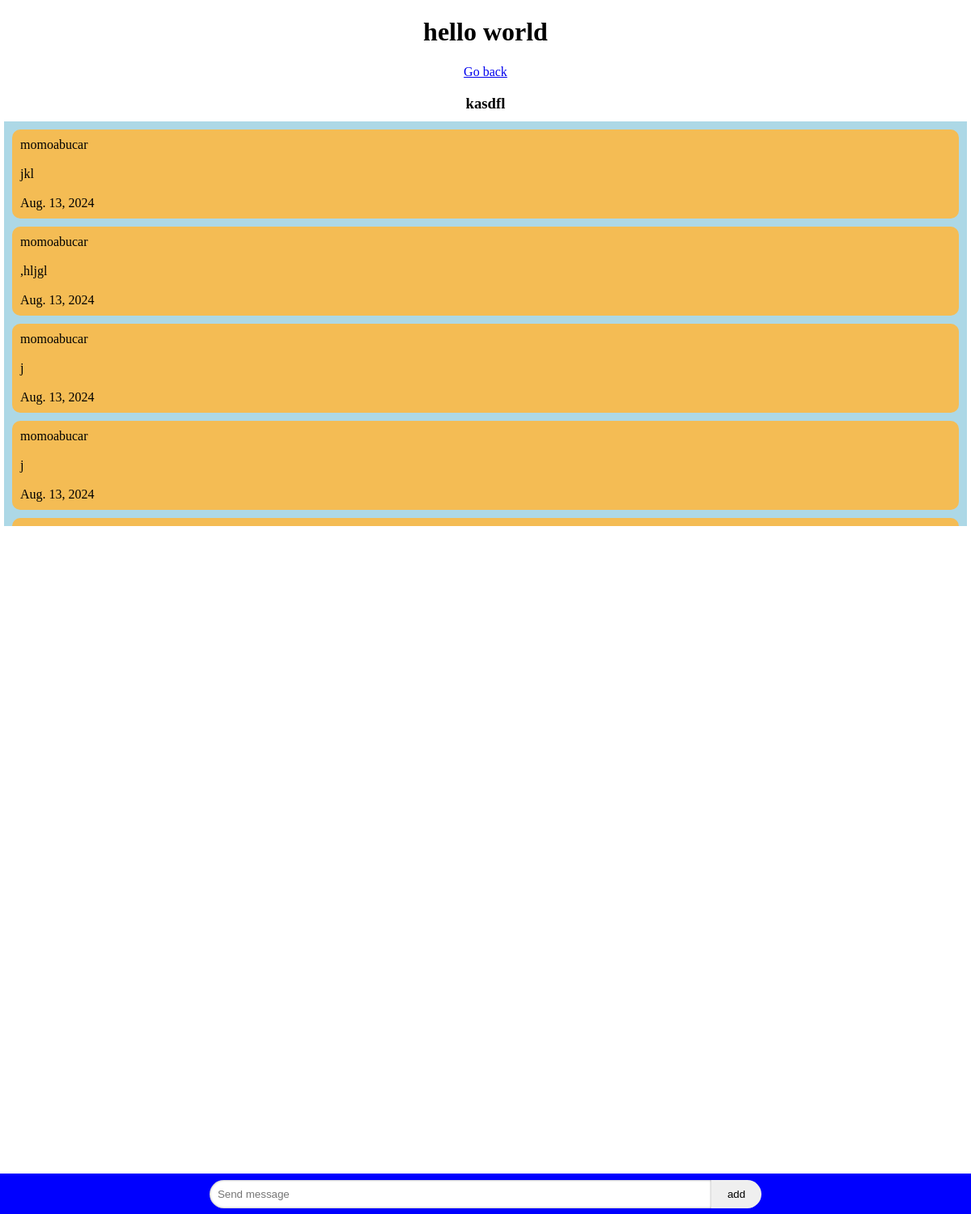
Page /home16 (signed in) on the earlier database version.
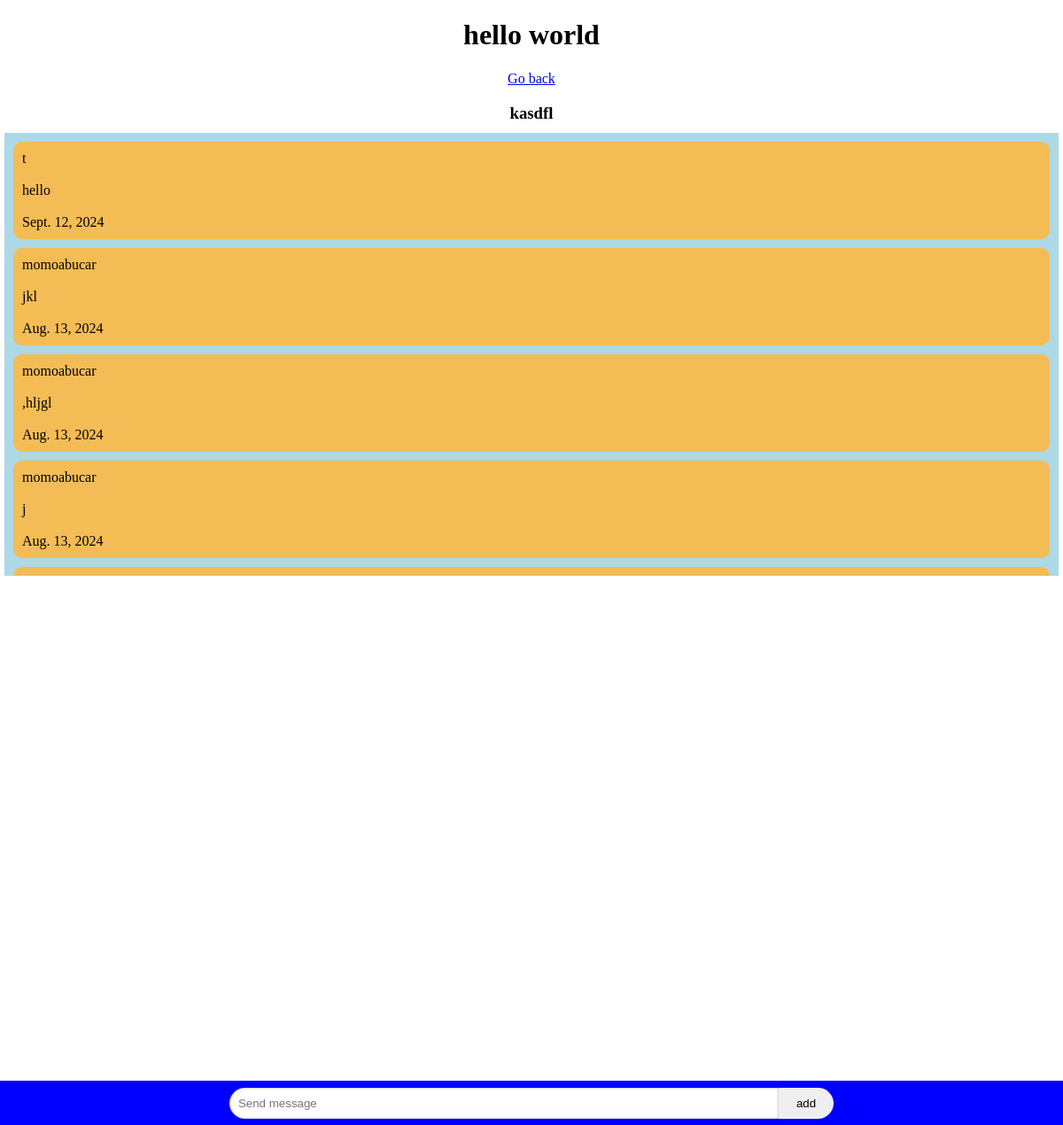
Same page on the later database version.
### home/models.py (models this page shows)
class Post(models.Model):
    username = models.CharField(max_length=100)
    txt_message = models.TextField()
    date = models.DateField(default=datetime.now())

### home/views.py (the view, shortened to what this page needs)
# urls.py: path("<int:pk>", views.blog_content, name = "blog_content"),
def blog_content(request, pk):
    if not request.user.is_authenticated:
        return redirect(reverse("login"))
    blog = Blog.objects.get(id = pk)
    posts = blog.post.all()
    return render(request, "home/blog_content.html", {
        "posts" : posts,
        "blog" : blog,
        "username": request.user.username
    })

### posts/models.py (called while the page is built)
    def get_queryset(self) -> models.QuerySet:
        return BlogQuerySet(model=self.model, using=self._db)

### home/templates/home/blog_content.html (shortened to what this page needs)
{% extends './layout.html' %}
{% load static %}
{% block title %}
    <link rel="stylesheet" href="{% static 'css/home.css' %}">
{% endblock %}
{% block body %}
    <div class="content-title">
        <h1>{{ blog.title }}</h1>
        <p><a href="{% url 'home' %}">
            Go back
        </a></p>
        <h3>{{ blog.description }}</h3>
    </div>
    <div class="text-container">
        <div class="add-container">
                {% for post in posts reversed%}
                <div class="message">
                    <p>{{ post.username }}</p><br>
                    <p>{{ post.txt_message }}</p><br>
                    <p>{{ post.date }}</p>
                </div>
                {% endfor %}
            <div class="form-container">
                <form class = "form-content" action="{% url 'blog_content' blog.id %}" method="post">
                    <input class = "search-bar" type="text" name="message" placeholder="Send message" required>
                    <input class = "add-button" type="submit" value="add">
                </form>
            </div>
        </div>
    </div>
{% endblock %}

Differences in the rows shown:
no longer on this page (row unchanged): Post: username "momoabucar", txt_message "j", date "Aug. 13, 2024"
added Post: username "t", txt_message "hello", date "Sept. 12, 2024"
